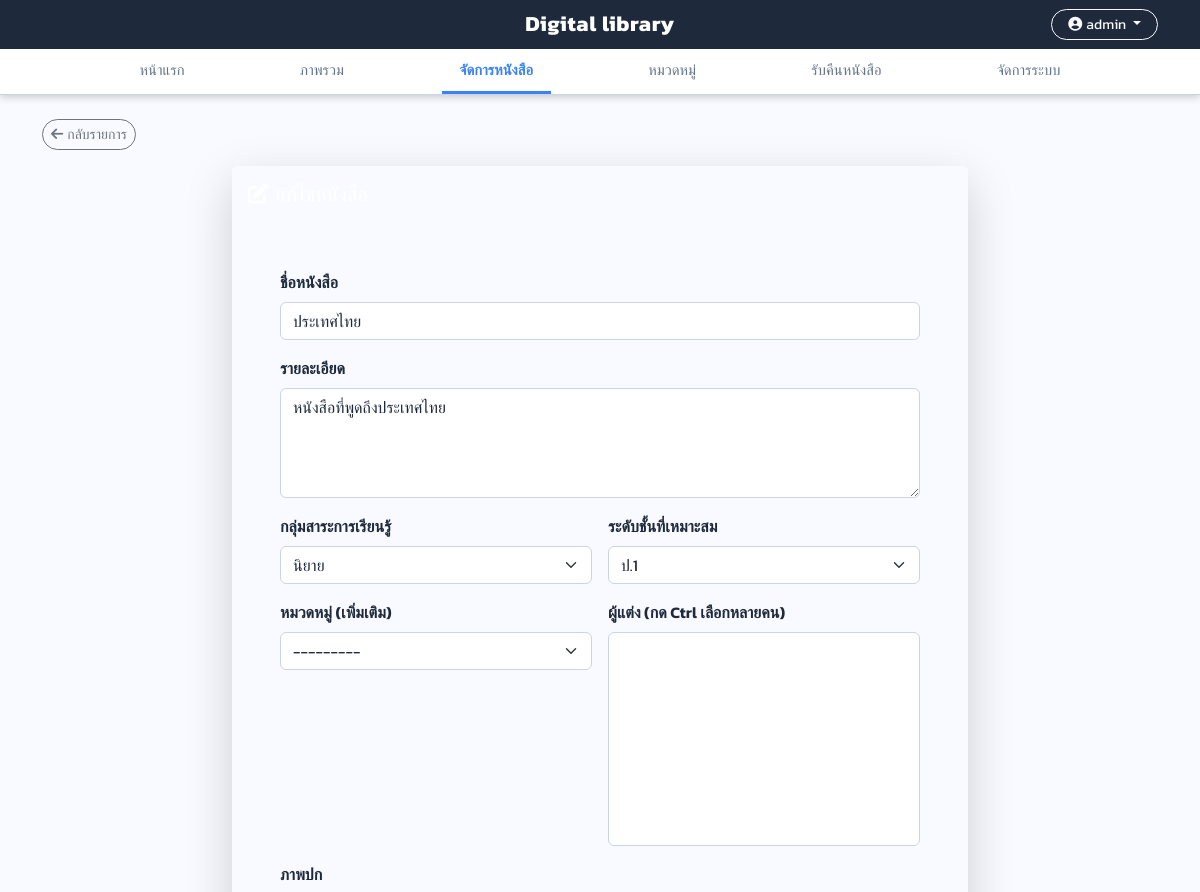
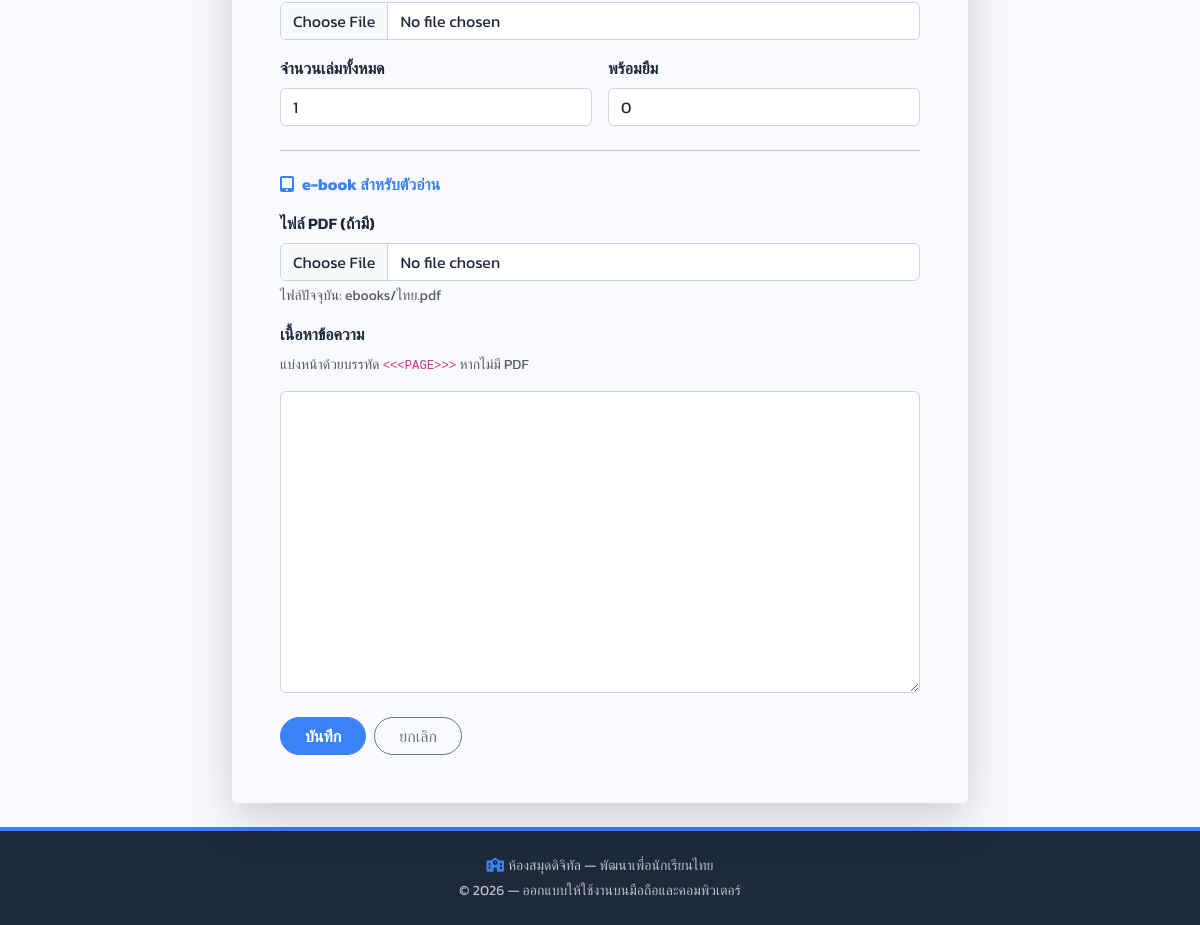
Page /librarian/books/1/edit/ (signed in) on the committed database (2 pictures, top to bottom).
### library_app/models.py (models this page shows, shortened)
class Book(models.Model):
    title = models.CharField(max_length=255, verbose_name='ชื่อหนังสือ')
    description = models.TextField(blank=True, null=True, verbose_name='เรื่องย่อ / รายละเอียด')
    cover_image = models.ImageField(
        upload_to='book_covers/',
        blank=True,
        null=True,
        verbose_name='ภาพหน้าปก',
    )
    total_copies = models.PositiveIntegerField(default=1, verbose_name='จำนวนเล่มทั้งหมด')
    available_copies = models.PositiveIntegerField(default=1, verbose_name='จำนวนเล่มที่พร้อมยืม')
    learning_area = models.CharField(
        max_length=32,
        choices=LearningArea.choices,
        default=LearningArea.NOVEL,
        verbose_name='หมวดหมู่หนังสือ',
    )
    grade_level = models.CharField(
        max_length=8,
        choices=GradeLevel.choices,
        default=GradeLevel.P1,
        verbose_name='ระดับชั้นที่เหมาะสม',
    )
    category = models.ForeignKey(
        Category,
        on_delete=models.SET_NULL,
        null=True,
        blank=True,
        related_name='books',
        verbose_name='หมวดหมู่ (เพิ่มเติม)',
    )
    authors = models.ManyToManyField(Author, blank=True, related_name='books', verbose_name='ผู้แต่ง')
    ebook_pdf = models.FileField(
        upload_to='ebooks/',
        blank=True,
        null=True,
        verbose_name='ไฟล์ e-book (PDF)',
        help_text='อัปโหลด PDF สำหรับอ่านในตัวอ่านดิจิทัล (ถ้ามี)',
    )
    ebook_text = models.TextField(
        blank=True,
        default='',
        verbose_name='เนื้อหา e-book (ข้อความ)',
        help_text='ถ้าไม่มี PDF ให้วางข้อความ แบ่งหน้าด้วยบรรทัด <<<PAGE>>> ระหว่างหน้า',
    )
    created_at = models.DateTimeField(auto_now_add=True, verbose_name='บันทึกเมื่อ')
    class Meta:
        verbose_name = 'หนังสือ'
        verbose_name_plural = 'หนังสือ'
        ordering = ['title']

### library_app/views.py (the view)
# urls.py: path('librarian/books/<int:book_id>/edit/', views.librarian_book_edit, name='librarian_book_edit'),
@librarian_required
def librarian_book_edit(request, book_id):
    book = get_object_or_404(Book, id=book_id)
    if request.method == 'POST':
        form = BookForm(request.POST, request.FILES, instance=book)
        if form.is_valid():
            form.save()
            messages.success(request, 'บันทึกการแก้ไขหนังสือเรียบร้อย')
            return redirect('librarian_book_list')
    else:
        form = BookForm(instance=book)
    return render(
        request,
        'librarian_book_form.html',
        {'form': form, 'book': book, 'title_label': 'แก้ไขหนังสือ'},
    )

### library_app/context_processors.py (called while the page is built, shortened)
def library_roles(request):
    user = request.user
    names = set(user.groups.values_list('name', flat=True))
    is_super = user.is_superuser
    return {
        'is_librarian_user': user_is_librarian(user),
        'is_student_user': is_super or (GROUP_STUDENT in names),
        'is_teacher_user': is_super or (GROUP_TEACHER in names),
        'can_borrow_user': user_can_borrow_books(user),
    }

### library_app/roles.py (called while the page is built)
def user_is_librarian(user):
    if not user.is_authenticated:
        return False
    if user.is_superuser:
        return True
    return user.groups.filter(name=GROUP_LIBRARIAN).exists()

def user_can_borrow_books(user):
    if not user.is_authenticated:
        return False
    if user.is_superuser:
        return True
    return user.groups.filter(name__in=(GROUP_STUDENT, GROUP_TEACHER)).exists()

### library_app/templates/librarian_book_form.html (shortened to what this page needs)
{% extends 'base.html' %}
{% block content %}
<div class="mb-3 animate-fade-in">
    <a href="{% url 'librarian_book_list' %}" class="btn btn-outline-secondary btn-sm rounded-pill"><i class="fas fa-arrow-left me-1"></i>กลับรายการ</a>
</div>
<div class="row justify-content-center">
    <div class="col-lg-10 col-xl-8">
        <div class="card border-0 shadow-lg overflow-hidden animate-fade-in">
            <div class="card-header text-white py-3 border-0" style="background: #1E293B;">
                <h1 class="h5 mb-0"><i class="fas fa-pen-to-square me-2"></i>{{ title_label }}</h1>
            </div>
            <div class="card-body p-4 p-md-5">
                <form method="post" enctype="multipart/form-data" novalidate>
                    <div class="mb-3">
                        <label class="form-label fw-semibold" for="{{ form.title.id_for_label }}">ชื่อหนังสือ</label>
                        {{ form.title }}
                    </div>
                    <div class="mb-3">
                        <label class="form-label fw-semibold" for="{{ form.description.id_for_label }}">รายละเอียด</label>
                        {{ form.description }}
                    </div>
                    <div class="row g-3 mb-3">
                        <div class="col-md-6">
                            <label class="form-label fw-semibold" for="{{ form.learning_area.id_for_label }}">กลุ่มสาระการเรียนรู้</label>
                            {{ form.learning_area }}
                        </div>
                        <div class="col-md-6">
                            <label class="form-label fw-semibold" for="{{ form.grade_level.id_for_label }}">ระดับชั้นที่เหมาะสม</label>
                            {{ form.grade_level }}
                        </div>
                    </div>
                    <div class="row g-3 mb-3">
                        <div class="col-md-6">
                            <label class="form-label fw-semibold" for="{{ form.category.id_for_label }}">หมวดหมู่ (เพิ่มเติม)</label>
                            {{ form.category }}
                        </div>
                        <div class="col-md-6">
                            <label class="form-label fw-semibold" for="{{ form.authors.id_for_label }}">ผู้แต่ง (กด Ctrl เลือกหลายคน)</label>
                            {{ form.authors }}
                        </div>
                    </div>
                    <div class="mb-3">
                        <label class="form-label fw-semibold" for="{{ form.cover_image.id_for_label }}">ภาพปก</label>
                        {{ form.cover_image }}
                    </div>
                    <div class="row g-3 mb-3">
                        <div class="col-md-6">
                            <label class="form-label fw-semibold" for="{{ form.total_copies.id_for_label }}">จำนวนเล่มทั้งหมด</label>
                            {{ form.total_copies }}
                        </div>
                        <div class="col-md-6">
                            <label class="form-label fw-semibold" for="{{ form.available_copies.id_for_label }}">พร้อมยืม</label>
                            {{ form.available_copies }}
                        </div>
                    </div>
                    <hr class="my-4">
                    <h2 class="h6 fw-bold text-primary mb-3"><i class="fas fa-tablet-screen-button me-2"></i>e-book สำหรับตัวอ่าน</h2>
                    <div class="mb-3">
                        <label class="form-label fw-semibold" for="{{ form.ebook_pdf.id_for_label }}">ไฟล์ PDF (ถ้ามี)</label>
                        {{ form.ebook_pdf }}
                        {% if book and book.ebook_pdf %}
                            <p class="small text-muted mb-0 mt-1">ไฟล์ปัจจุบัน: {{ book.ebook_pdf.name }}</p>
                        {% endif %}
                    </div>
                    <div class="mb-4">
                        <label class="form-label fw-semibold" for="{{ form.ebook_text.id_for_label }}">เนื้อหาข้อความ</label>
                        <p class="small text-muted">แบ่งหน้าด้วยบรรทัด <code>&lt;&lt;&lt;PAGE&gt;&gt;&gt;</code> หากไม่มี PDF</p>
                        {{ form.ebook_text }}
                    </div>
                    <div class="d-flex flex-wrap gap-2">
                        <button type="submit" class="btn btn-dl-primary rounded-pill px-4">บันทึก</button>
                        <a href="{% url 'librarian_book_list' %}" class="btn btn-outline-secondary rounded-pill px-4">ยกเลิก</a>
                    </div>
                </form>
            </div>
        </div>
    </div>
</div>
{% endblock %}

### library_app/templates/base.html (shortened to what this page needs)
{% load static %}
<!DOCTYPE html>
<html lang="th">
<head>
    <link href="https://cdn.jsdelivr.net/npm/bootstrap@5.3.3/dist/css/bootstrap.min.css" rel="stylesheet">
    <link rel="stylesheet" href="https://cdnjs.cloudflare.com/ajax/libs/font-awesome/6.5.2/css/all.min.css">
    <link rel="stylesheet" href="{% static 'library_app/css/app.css' %}">
</head>
<body class="d-flex flex-column min-vh-100 page-enter {% block body_extra_class %}{% endblock %}">
    <div class="navbar-dl-wrapper sticky-top">
        <div class="navbar-top-bar">
            <div class="container navbar-top-inner">
                <a href="{% url 'index' %}" class="navbar-brand-center">
                    Digital library
                </a>
                <div class="navbar-top-right">
                    {% if user.is_authenticated %}
                        <div class="dropdown">
                            <button class="btn btn-outline-light btn-sm rounded-pill px-3 dropdown-toggle" type="button" data-bs-toggle="dropdown" aria-expanded="false">
                                <i class="fas fa-circle-user me-1"></i>{{ user.get_full_name|default:user.username }}
                            </button>
                        </div>
                    {% else %}
                        <a class="btn btn-outline-light btn-sm rounded-pill px-3" href="{% url 'login' %}">
                            เข้าสู่ระบบ / สมัครสมาชิก
                        </a>
                    {% endif %}
                </div>
            </div>
        </div>
        {% block navbar_tabs %}
        <div class="navbar-tab-bar">
            <div class="container">
                <ul class="navbar-tabs-dl">
                    <li>
                        <a class="nav-tab-dl {% if request.resolver_match.url_name == 'index' %}active{% endif %}" href="{% url 'index' %}">หน้าแรก</a>
                    </li>
                    {% if user.is_authenticated %}
                        {% if is_librarian_user %}
                            <li>
                                <a class="nav-tab-dl {% if request.resolver_match.url_name == 'librarian_dashboard' %}active{% endif %}" href="{% url 'librarian_dashboard' %}">ภาพรวม</a>
                            </li>
                            <li>
                                <a class="nav-tab-dl {% if 'librarian_book' in request.resolver_match.url_name %}active{% endif %}" href="{% url 'librarian_book_list' %}">จัดการหนังสือ</a>
                            </li>
                            <li>
                                <a class="nav-tab-dl {% if 'librarian_category' in request.resolver_match.url_name %}active{% endif %}" href="{% url 'librarian_category_list' %}">หมวดหมู่</a>
                            </li>
                            <li>
                                <a class="nav-tab-dl {% if request.resolver_match.url_name == 'librarian_returns' %}active{% endif %}" href="{% url 'librarian_returns' %}">รับคืนหนังสือ</a>
                            </li>
                        {% endif %}
                        {% if user.is_staff %}
                            <li>
                                <a class="nav-tab-dl" href="{% url 'admin:index' %}">จัดการระบบ</a>
                            </li>
                        {% endif %}
                    {% endif %}
                </ul>
            </div>
        </div>
        {% endblock navbar_tabs %}
    </div>
    <main class="container py-4 flex-grow-1 {% block main_extra_class %}{% endblock %}">
        {% block content %}{% endblock %}
    </main>
    <footer class="footer-dl text-center text-muted py-4 mt-auto small">
        <div class="container">
            <p class="mb-1"><i class="fas fa-school text-primary me-1"></i>ห้องสมุดดิจิทัล — พัฒนาเพื่อนักเรียนไทย</p>
            <p class="mb-0">&copy; {% now "Y" %} — ออกแบบให้ใช้งานบนมือถือและคอมพิวเตอร์</p>
        </div>
    </footer>
</body>
</html>

### library_app/static/library_app/css/app.css (style rules this page uses)
:root { --navbar-bg: #1E293B; --primary: #3B82F6; --primary-hover: #2563EB; --hero-bg: linear-gradient(135deg, #DBEAFE 0%, #F3E8FF 50%, #FCE7F3 100%); --accent: #EC4899; --accent-hover: #DB2777; --cream: #F8FAFF; --cream-dark: #FCE7F3; --white: #FFFFFF; --text-main: #1E293B; --text-muted: #64748B; --border: #CBD5E1; --brown: #1E293B; --green-dark: #1E293B; --green-mid: #3B82F6; --green-light: #DBEAFE; --orange: #EC4899; --orange-light: #FCE7F3; --red-accent: #DB2777; }
:root { --bs-primary: #3B82F6; --bs-primary-rgb: 59, 130, 246; --bs-link-color: #3B82F6; --bs-link-color-rgb: 59, 130, 246; --bs-link-hover-color: #2563EB; --bs-body-bg: #F8FAFF; --bs-body-color: #1E293B; --bs-border-color: #CBD5E1; }
.text-primary { color: #3B82F6 !important; }
.card-header { background-color: var(--cream) !important; border-color: var(--border) !important; }
html { scroll-behavior: smooth; }
body { font-family: 'Kanit', 'Sarabun', system-ui, sans-serif; background-color: var(--cream); color: var(--text-main); }
.navbar-dl-wrapper { z-index: 1020; box-shadow: 0 2px 8px rgba(0,0,0,0.2); }
.navbar-top-bar { background: var(--navbar-bg); padding: 0.55rem 0; }
.navbar-top-inner { display: flex; align-items: center; justify-content: space-between; position: relative; }
.navbar-top-left, .navbar-top-right { flex: 1; min-width: 0; }
.navbar-top-right { display: flex; justify-content: flex-end; align-items: center; }
.navbar-brand-center { position: absolute; left: 50%; transform: translateX(-50%); font-size: 1.35rem; font-weight: 700; color: #fff !important; text-decoration: none; letter-spacing: 0.03em; white-space: nowrap; pointer-events: auto; }
.navbar-tab-bar { background: var(--white); border-bottom: 1px solid var(--border); }
.navbar-tabs-dl { list-style: none; margin: 0; padding: 0; display: flex; justify-content: space-evenly; width: 100%; overflow-x: auto; -webkit-overflow-scrolling: touch; scrollbar-width: none; }
.nav-tab-dl { display: block; padding: 0.65rem 1.1rem; color: var(--text-muted); text-decoration: none; font-weight: 500; font-size: 0.92rem; border-bottom: 3px solid transparent; white-space: nowrap; transition: color 0.15s, border-color 0.15s; }
.nav-tab-dl.active { color: var(--primary); font-weight: 700; border-bottom-color: var(--primary); }
.page-enter { animation: pageEnter 0.3s ease-out; }
.form-control, .form-select { border-color: var(--border) !important; background-color: var(--white) !important; color: var(--text-main) !important; }
.form-control::placeholder, .form-select::placeholder { color: var(--text-muted) !important; }
.footer-dl { background: var(--navbar-bg); color: rgba(255,255,255,0.7) !important; border-top: 4px solid var(--primary); padding: 1.5rem 0; }
.footer-dl p { color: rgba(255,255,255,0.7) !important; }
.btn-dl-primary { background: var(--primary); border-color: var(--primary); color: var(--white); font-weight: 600; border-radius: 4px; }
.animate-fade-in { animation: fadeIn 0.3s ease both; }

### rows in the picture
Book: title "ประเทศไทย", description "หนังสือที่พูดถึงประเทศไทย", learning_area "นิยาย", grade_level "ป.1", category "---------", total_copies "1", available_copies "0", ebook_pdf.name "ebooks/ไทย.pdf"

### other values in the picture
{{ user.get_full_name|default:user.username }} "admin"
